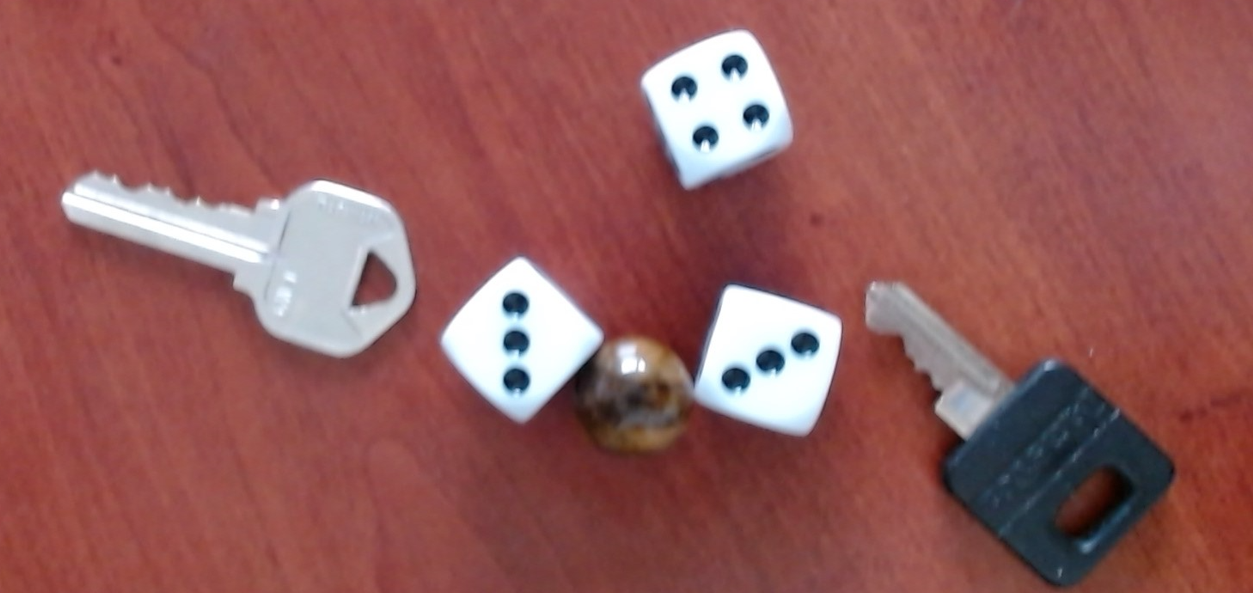
#> input picture images/diewithobjects.PNG, 1253 x 593 px
$ jupyter execute final.ipynb
#> lines starting #> are read from the running program, lines starting #| are printed output that depends on the picture; after the words box and inside, x2 and y2 are one past the last pixel; in counts of white or black regions, pixels touching at a corner belong together
[cell 1]
import cv2
import numpy as np
import matplotlib.pyplot as plt

[cell 2]
og_img = cv2.imread('images/diewithobjects.PNG')
#> og_img is the input picture: shape (593, 1253, 3); mean B, G, R 90.1, 91, 147.8
plt.imshow(og_img, cmap='gray')

[cell 3]
img = cv2.cvtColor(og_img, cv2.COLOR_BGR2GRAY)
img = cv2.blur(img, (15, 15))
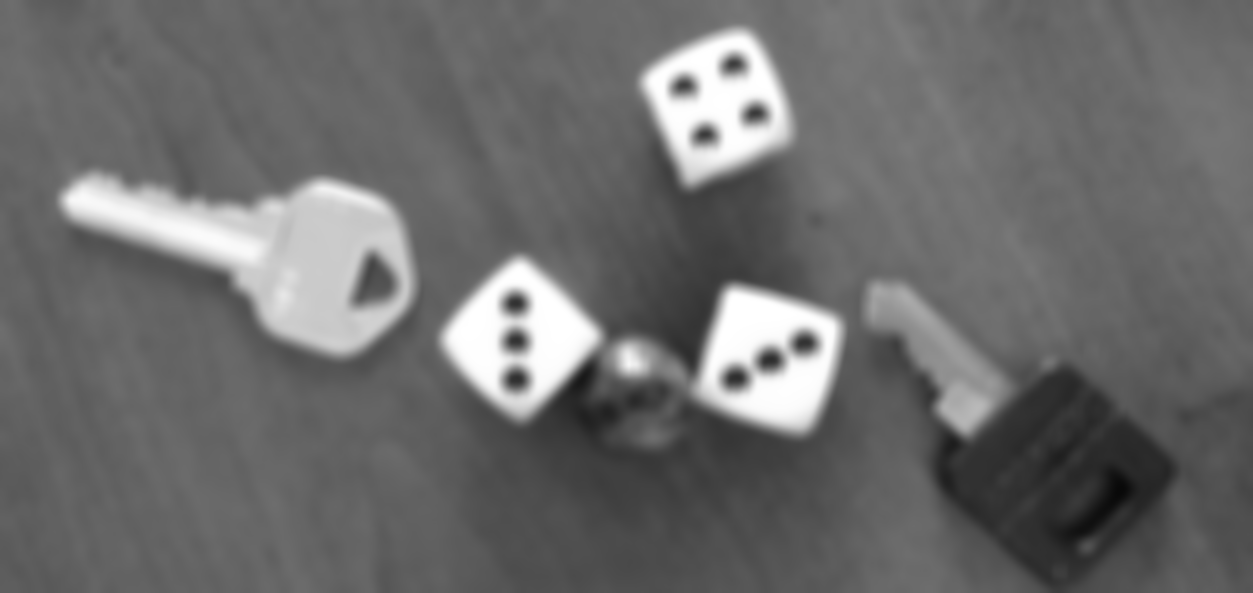
#> img: shape (593, 1253); min 8, max 255, mean 107.9
plt.imshow(img, cmap='gray')

[cell 4]
print(img.shape)
#| (593, 1253)

[cell 5]
ret, thresh1 = cv2.threshold(img, 150, 255, cv2.THRESH_BINARY)
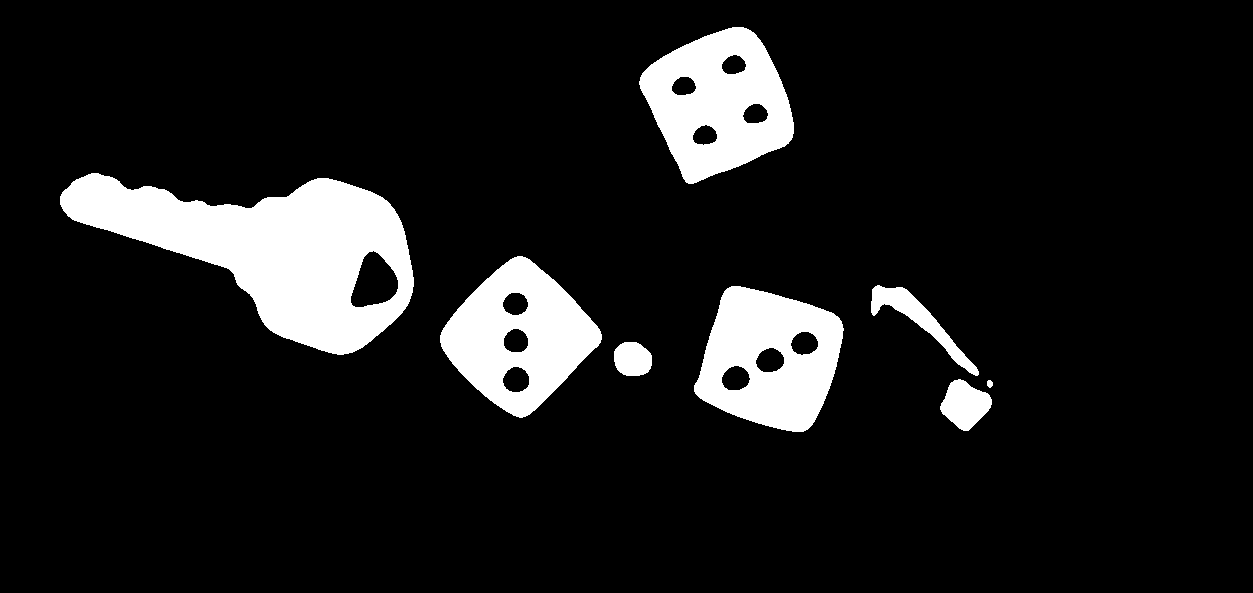
#> thresh1: shape (593, 1253); 10.8% white; 8 white regions, largest, box (x1, y1, x2, y2) and area: (60, 173, 414, 355) 31655, (639, 27, 794, 184) 14950, (440, 256, 602, 418) 14431

[cell 6]
plt.imshow(thresh1, cmap='gray')

[cell 7]
edges = cv2.Canny(img, 40, 40)
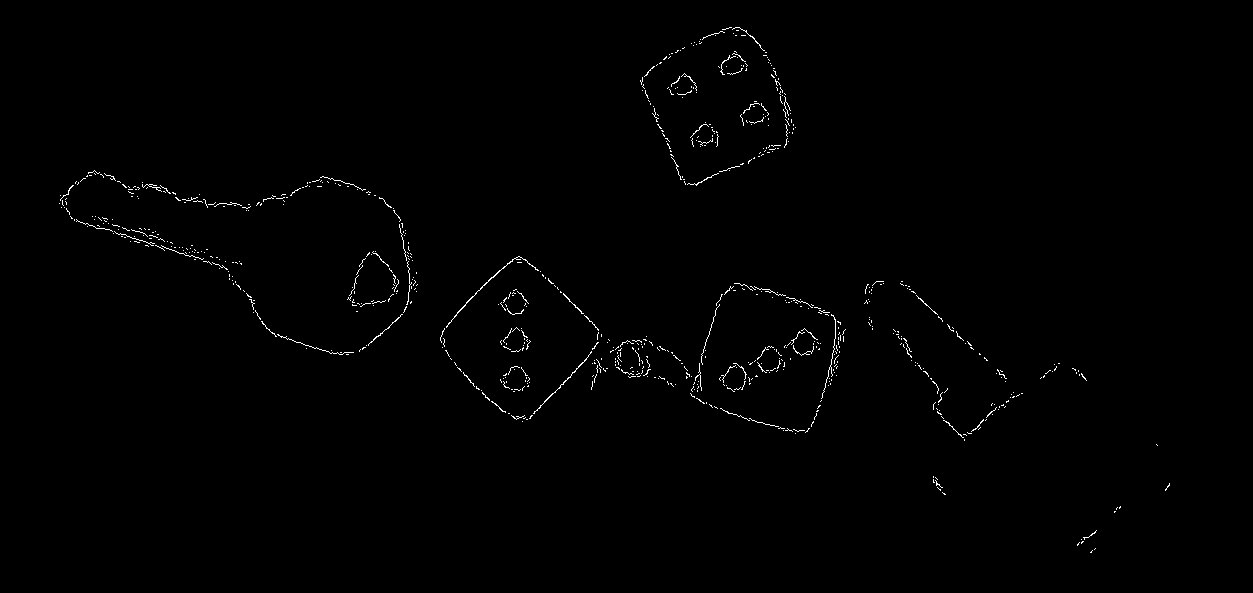
#> edges: shape (593, 1253); 0.66% white in thin lines or dots, all inside (x1, y1, x2, y2) = (59, 27, 1170, 553)
plt.imshow(edges, cmap = 'gray')

[cell 8]
contours = cv2.findContours(thresh1, cv2.RETR_TREE, cv2.CHAIN_APPROX_SIMPLE)[-2]
#> contours = 19 contours; largest, box (x1, y1, x2, y2) and area: (60, 173, 414, 355) 33026, (639, 27, 794, 184) 16140, (440, 256, 602, 418) 15631, (694, 286, 844, 432) 15624, (871, 285, 979, 376) 2013
canvas = np.zeros_like(img)
for contour in contours:
    cv2.drawContours(img, contour, -1, (0, 255, 0), 3)
#> this loop made 19 passes
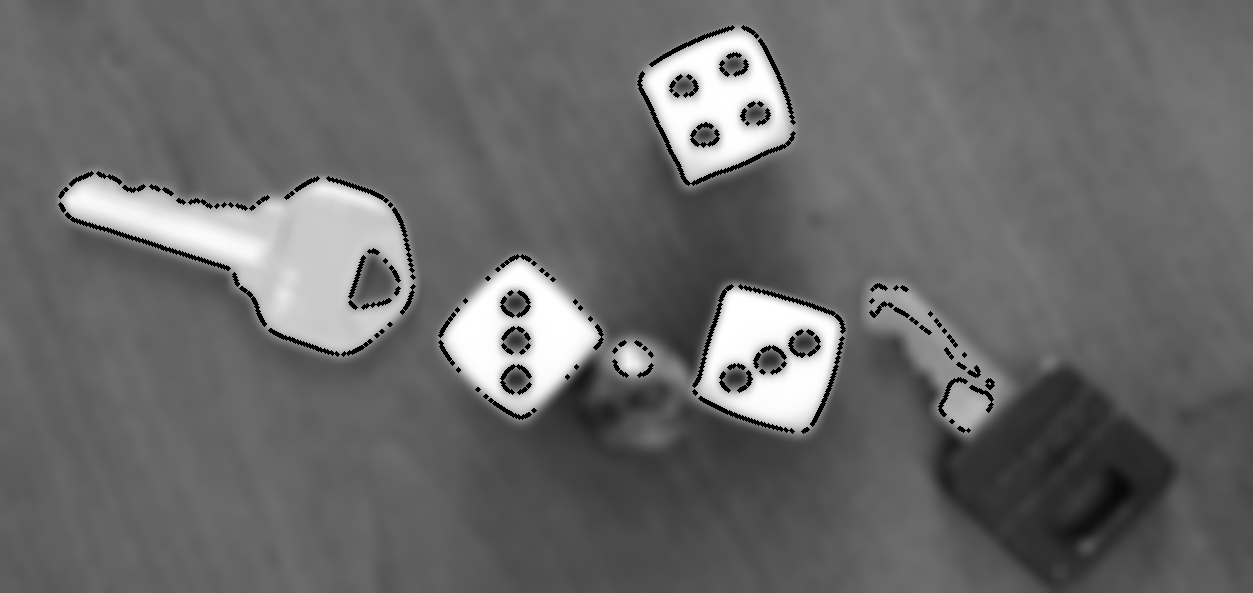
#> img: shape (593, 1253); 1.66% of pixels changed, all inside (x1, y1, x2, y2) = (58, 25, 995, 434)
plt.imshow(img, cmap='gray')

[cell 9]
another = og_img.copy()
count = 0
bigRects= []
contours = cv2.findContours(thresh1, cv2.RETR_TREE, cv2.CHAIN_APPROX_SIMPLE)[-2]
for contour in contours:
    rect = cv2.minAreaRect(contour)
    area = rect[1][0] * rect[1][1]
    if area < 5000 or area > 25000:
        continue
    bigRects.append(rect)
    count += 1
    points = cv2.boxPoints(rect)
    box = np.int0(points)
    cv2.drawContours(og_img,[box],0,(0,255,0),5)
#> this loop made 19 passes
#> (rect, area) on passes 1, 2, 3, 5, 6, 7, 10, 11, 12, 13, 14, 16: (((989.5, 383.5), (7, 5), -90), 35), (((964.2, 405.7), (44.13, 46.61), -61.39), 2057), (((632.5, 358.5), (33, 37), -90), 1221), (((735.3, 378.8), (27.58, 25.46), -45), 702), (((769.8, 360.3), (27.58, 25.46), -45), 702), (((804, 343.5), (26.16, 24.75), -45), 647.5), (((515.6, 379.6), (26.9, 26.07), -33.69), 701.4), (((515.5, 340), (24, 25), -90), 600), (((515.3, 303.4), (23.7, 25.04), -63.43), 593.6), (((239.4, 234.1), (166.3, 364.2), -71.08), 60573.5), (((377, 282.7), (59.77, 43.28), -72.26), 2586.9), (((704.5, 136), (23.33, 21.92), -45), 511.5)
#> (rect, area, box) on passes 4, 8, 15: (((770, 359.3), (128.8, 130.4), -72.99), 16790.2, [[813, 439], [688, 401], [726, 278], [851, 316]]), (((928.7, 325.3), (39.2, 134.5), -59.3), 5274.5, [[976, 376], [860, 307], [880, 274], [996, 342]]), (((718.5, 102.3), (131.8, 133), -23.96), 17529.7, [[685, 189], [631, 68], [751, 14], [805, 136]])
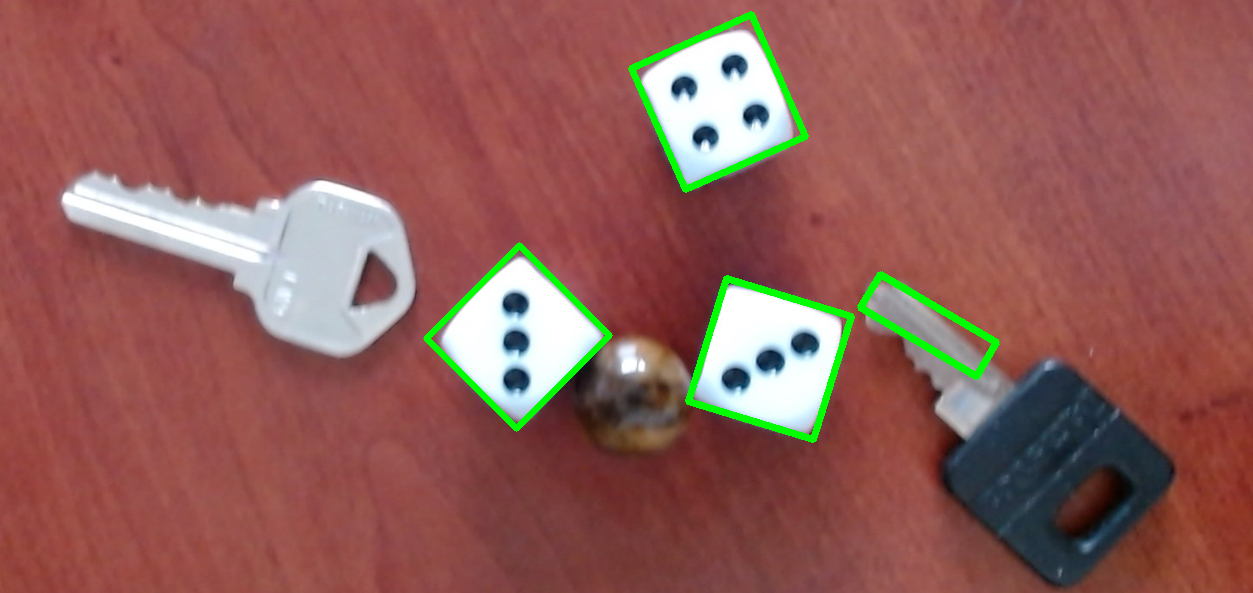
#> og_img: shape (593, 1253, 3); 1.75% of pixels changed, all inside (x1, y1, x2, y2) = (423, 11, 1000, 443)
#> after the loop, bigRects = [((770, 359.3), (128.8, 130.4), -72.99), ((928.7, 325.3), (39.2, 134.5), -59.3), ((517.8, 336.8), (131.5, 126.6), -45), ((718.5, 102.3), (131.8, 133), -23.96)]; count = 4

plt.imshow(og_img)
print(count)
#| 4

[cell 10]
SENSITIVITY = 800
contours = cv2.findContours(thresh1, cv2.RETR_TREE, cv2.CHAIN_APPROX_SIMPLE)[-2]
count = 0
for contour in contours:
    rect = cv2.minAreaRect(contour)
    area = rect[1][0] * rect[1][1]
    if area > SENSITIVITY:
        continue

    skip = True
    for bigrec in bigRects:
        if cv2.rotatedRectangleIntersection(rect, bigrec)[0] == cv2.INTERSECT_FULL:
            skip = False
    if skip == True:
        continue

    count += 1
    points = cv2.boxPoints(rect)
    box = np.int0(points)
    cv2.drawContours(another,[box],0,(0,255,0),5)
#> this loop made 19 passes
#> (rect, area) on passes 1, 2, 3, 4, 8, 9, 13, 14, 15: (((989.5, 383.5), (7, 5), -90), 35), (((964.2, 405.7), (44.13, 46.61), -61.39), 2057), (((632.5, 358.5), (33, 37), -90), 1221), (((770, 359.3), (128.8, 130.4), -72.99), 16790.2), (((928.7, 325.3), (39.2, 134.5), -59.3), 5274.5), (((517.8, 336.8), (131.5, 126.6), -45), 16647), (((239.4, 234.1), (166.3, 364.2), -71.08), 60573.5), (((377, 282.7), (59.77, 43.28), -72.26), 2586.9), (((718.5, 102.3), (131.8, 133), -23.96), 17529.7)
#> (rect, area, points, box) on passes 5, 6, 7, 10: (((735.3, 378.8), (27.58, 25.46), -45), 702, [[734.5, 397.5], [716.5, 379.5], [736, 360], [754, 378]], [[734, 397], [716, 379], [736, 360], [754, 378]]), (((769.8, 360.3), (27.58, 25.46), -45), 702, [[769, 379], [751, 361], [770.5, 341.5], [788.5, 359.5]], [[769, 379], [751, 361], [770, 341], [788, 359]]), (((804, 343.5), (26.16, 24.75), -45), 647.5, [[803.5, 361.5], [786, 344], [804.5, 325.5], [822, 343]], [[803, 361], [786, 344], [804, 325], [822, 343]]), (((515.6, 379.6), (26.9, 26.07), -33.69), 701.4, [[511.6, 397.9], [497.2, 376.2], [519.5, 361.3], [534, 383]], [[511, 397], [497, 376], [519, 361], [533, 382]])
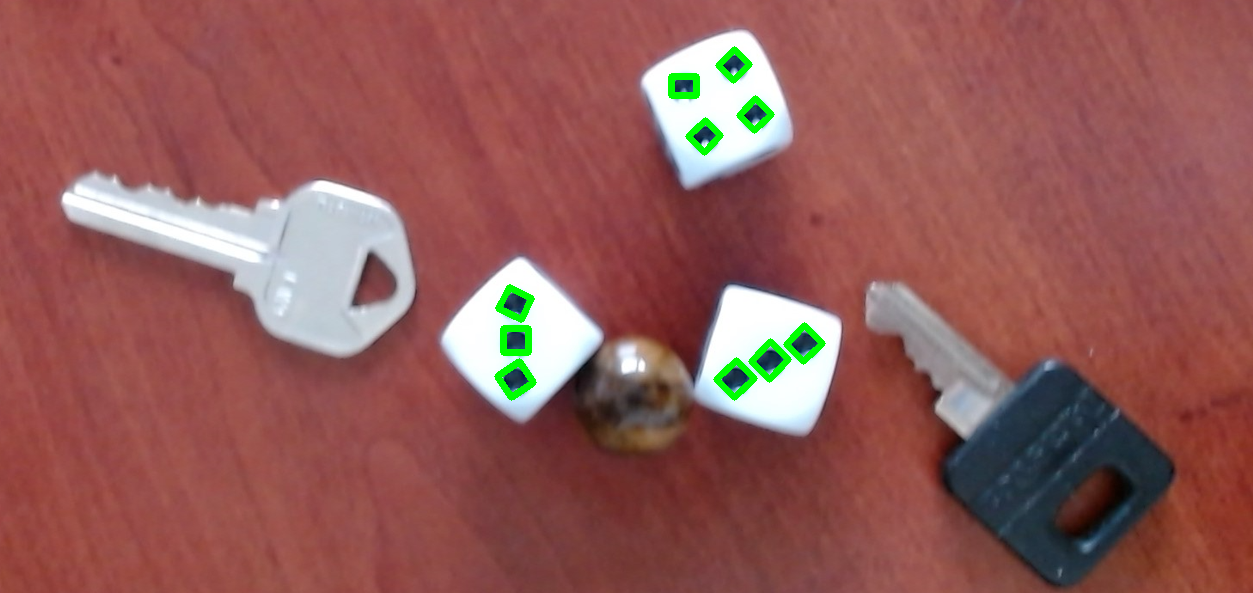
#> another: shape (593, 1253, 3); 0.85% of pixels changed, all inside (x1, y1, x2, y2) = (494, 46, 826, 401)
#> after the loop, count = 10

plt.imshow(another)
print(count)
#| 10

$ run again, with images/3die.PNG copied over images/diewithobjects.PNG
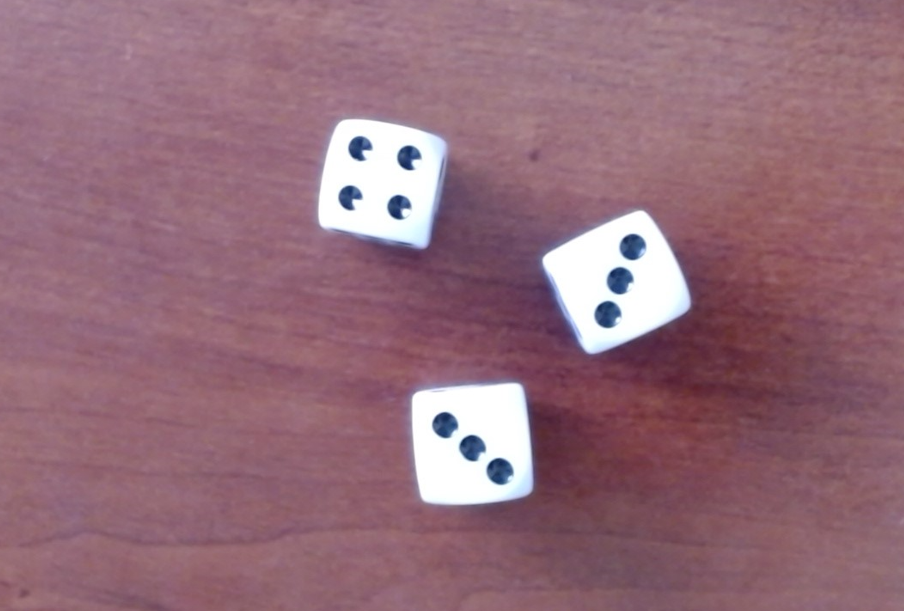
#> input picture images/3die.PNG, 904 x 611 px
#> og_img is the input picture: shape (611, 904, 3); mean B, G, R 121.7, 108.5, 148.1
#| (611, 904)
#> thresh1: shape (611, 904); 7.2% white; 3 white regions, box (x1, y1, x2, y2) and area: (313, 113, 450, 247) 13534, (408, 380, 533, 508) 13271, (541, 207, 690, 354) 13234
#> edges: shape (611, 904); 0.51% white in thin lines or dots, all inside (x1, y1, x2, y2) = (312, 113, 691, 509)
#> contours = 13 contours; largest, box (x1, y1, x2, y2) and area: (313, 113, 450, 247) 14320, (408, 380, 533, 508) 14138, (541, 207, 690, 354) 14136, (488, 458, 511, 484) 419, (608, 268, 631, 293) 406
#> the loop `for contour in contours:` made 13 passes
#> after the loop `for contour in contours:`:
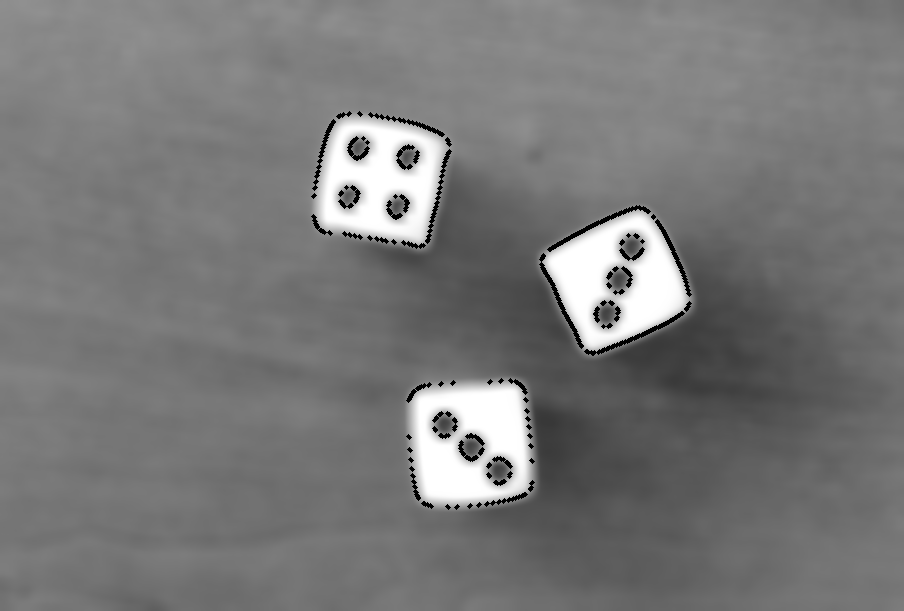
#> img: shape (611, 904); min 0, max 255, mean 120.2
#> the loop `for contour in contours:` made 13 passes
#> (rect, area) on passes 2, 3, 4, 6, 7, 8, 10, 11: (((499, 470), (22.63, 22.63), -45), 512), (((471.3, 446.8), (21.92, 21.21), -45), 465), (((444, 424), (21.21, 21.21), -45), 450), (((606.5, 313.5), (22.63, 21.21), -45), 480), (((618.8, 279.3), (23.33, 21.21), -45), 495), (((631.5, 246.5), (22.63, 21.21), -45), 480), (((397.3, 205.8), (20.51, 16.97), -45), 348), (((348.3, 196.3), (19.8, 16.26), -45), 322)
#> after the loop `for contour in contours:`: bigRects = [((469.6, 443.3), (121.8, 124.9), -4.76), ((617.5, 279.5), (125.5, 120.6), -25.51), ((379.9, 178.7), (124.2, 126.7), -80.13)]; count = 3
#| 3
#> the loop `for contour in contours:` made 13 passes
#> (rect, area, points, box) on passes 3, 7: (((471.3, 446.8), (21.92, 21.21), -45), 465, [[471, 462], [456, 447], [471.5, 431.5], [486.5, 446.5]], [[471, 462], [456, 447], [471, 431], [486, 446]]), (((618.8, 279.3), (23.33, 21.21), -45), 495, [[618, 295], [603, 280], [619.5, 263.5], [634.5, 278.5]], [[618, 295], [603, 280], [619, 263], [634, 278]])
#> after the loop `for contour in contours:`:
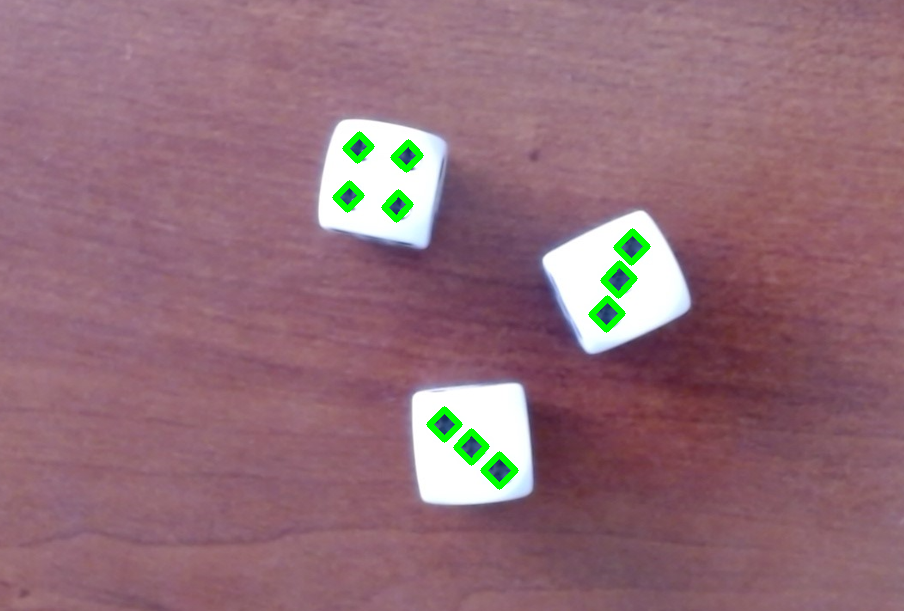
#> another: shape (611, 904, 3); 0.94% of pixels changed, all inside (x1, y1, x2, y2) = (332, 131, 651, 490)
#> after the loop `for contour in contours:`: count = 10
#| 10
